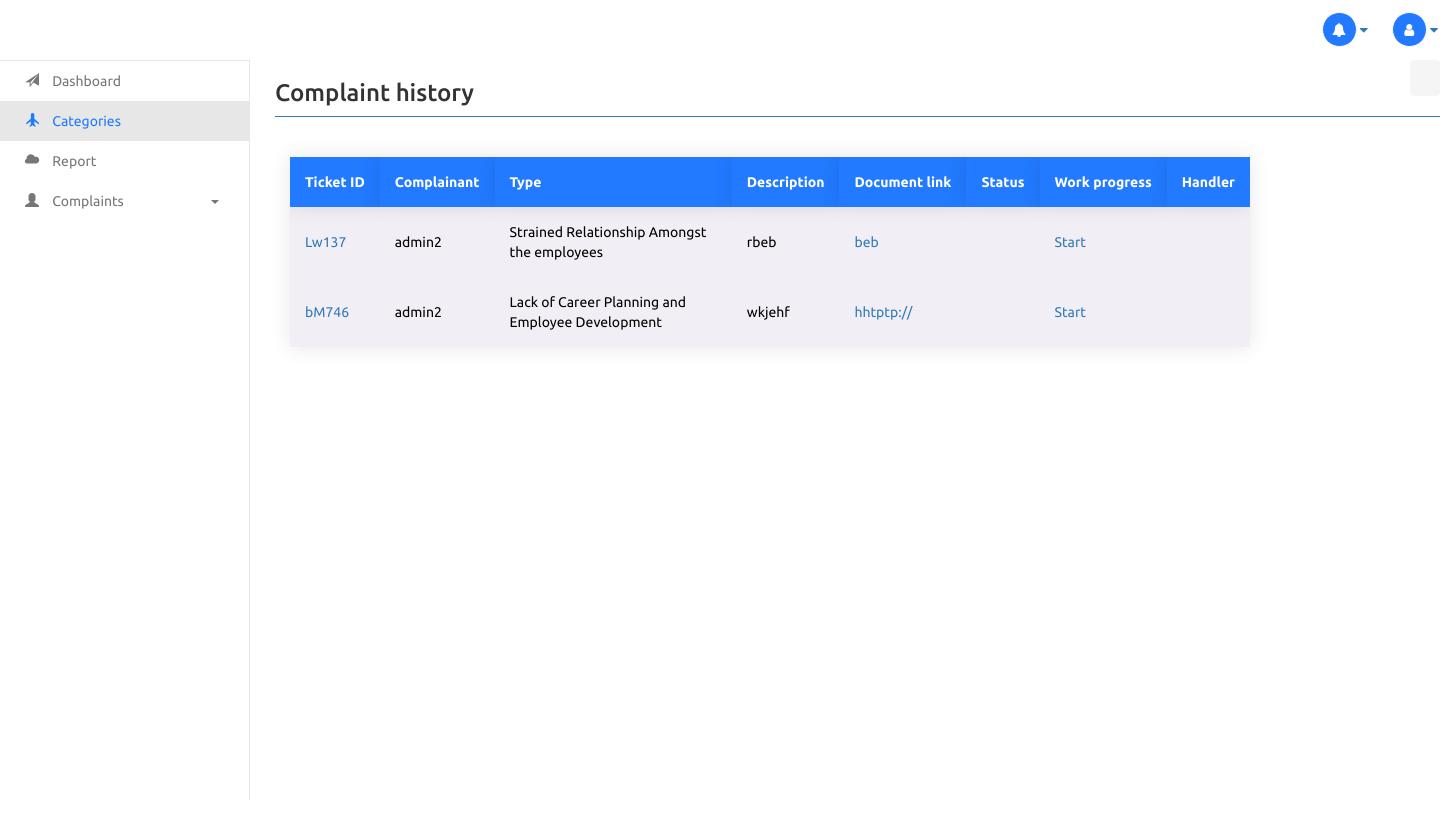
Page /emppending/ on the committed database.
### base/models.py (models this page shows, shortened)
class Complaint(models.Model):
    ticketid = models.CharField(primary_key=True,max_length=20)
    complainant = models.ForeignKey(User, on_delete = models.SET_NULL,null=True)
    type = models.CharField(max_length=50)
    subject = models.CharField(max_length=100)
    desc = models.CharField(max_length=1000)
    docLink = models.CharField(max_length=1000)
    handler = models.CharField(max_length=30)
    status = models.CharField(max_length=50, blank=True)
    created = models.DateTimeField(auto_now_add=True)

class User(AbstractUser):
    is_user = models.BooleanField('Is user',default=False)
    is_employee = models.BooleanField('Is employee',default=False)
    is_admin = models.BooleanField('Is admin',default=False)

### base/views.py (the view)
# urls.py: path('emppending/',views.emppending,name="emppending"),
def emppending(request):
    comp=Complaint.objects.all()
    return render(request,'base/emppending.html',{'comp':comp})

### base/templates/base/emppending.html (shortened to what this page needs)
<!DOCTYPE html>
<html lang="en">
{% load static %}
<head>
  <link rel='stylesheet' href='https://maxcdn.bootstrapcdn.com/bootstrap/3.3.7/css/bootstrap.min.css'>
  <link rel='stylesheet' href='https://maxcdn.bootstrapcdn.com/font-awesome/4.7.0/css/font-awesome.min.css'>
  <link rel='stylesheet' href='https://morrisjs.github.io/morris.js/css/morris.css'>
  <link rel="stylesheet" href="{% static 'styles/emp.css' %}">
</head>
<body>
  <body>
    <div class="">
      <header class="navbar-fixed-top">
        <div class="row">
          <div class="container-fluid" style="background-color: white;">
            <div class="pull-left">
              <div class="pull-left logo text-center">
              </div>
            </div>
            <div class="pull-right">
              <div class="marr20">
                <ul class="nav navbar-top-links navbar-right">
                  <li class="dropdown bell">
                    <a aria-expanded="false" class="dropdown-toggle" data-toggle="dropdown" href="#"><i
                        class="fa fa-bell fa-fw"></i> <i class="fa fa-caret-down"></i></a>
                  </li>
                  <li class="dropdown user">
                    <a aria-expanded="false" class="dropdown-toggle" data-toggle="dropdown" href="#"><i
                        class="fa fa-user fa-fw"></i> <i class="fa fa-caret-down"></i></a>
                  </li>
                </ul>
              </div>
            </div>
          </div>
        </div>
      </header>
      <div class="wrap">
        <div class="side-menu" style="background-color: white;">
          <nav class="navbar navbar-default" role="navigation">
            <div class="side-menu-container">
              <ul class="nav navbar-nav" style="background-color:white">
                <li>
                  <a href="{% url 'empdash' %}"><span class="glyphicon glyphicon-send"></span> Dashboard</a>
                </li>
                <li class="active">
                  <a href="{% url 'empcat' %}"><span class="glyphicon glyphicon-plane"></span> Categories</a>
                </li>
                <li>
                  <a href="#"><span class="glyphicon glyphicon-cloud"></span> Report </a>
                </li>
                <li class="panel panel-default" id="dropdown">
                  <a data-toggle="collapse" href="#dropdown-lvl1"><span class="glyphicon glyphicon-user"></span> Complaints <span class="caret"></span></a>
                </li>
              </ul>
            </div>
          </nav>
      </div>
      <div class="container-fluid">
        <div class="side-body">
          <div class="page-title-box">
            <h3 class="page-title pull-left">Complaint history</h3>
            <ol class="breadcrumb pull-right">
            </ol>
            <div class="clearfix"></div>
          </div>
          <div class="container">
            <table>
              <thead>
                <tr>
                  <th>Ticket ID</th>
                  <th>Complainant</th>
                  <th>Type</th>
                  <th>Description</th>
                  <th>Document link</th>
                  <th>Status</th>
                  <th>Work progress</th>
                  <th>Handler</th>
                </tr>
              </thead>
              <tbody>
                {% for data in comp %}
                {% if data.status == '' %}
                <tr>
                  <td><a href="{% url 'comment' data.ticketid %}" style="cursor:pointer">{{data.ticketid}}</a></td>
                  <td>{{data.complainant}}</td>
                  <td>{{data.type}}</td>
                  <td>{{data.desc}}</td>
                  <td><a style="cursor:pointer">{{data.docLink}}</a></td>
                  <td>{{data.status}}</td>
                  {% if data.handler == '' %}
                  <td><a href="{% url 'assign' data.ticketid %}" style="cursor:pointer">Start</a></td>
                  {% else %}
                  <td>Started working</td>
                  {% endif %}
                  <td>{{data.handler}}</td>
                </tr>
                {% else %}
                <p>  </p>
                {% endif %}
                {% endfor %}
              </tbody>
            </table>
          </div>
          <div class="row">
            <div class="col-lg-10 col-sm-10">
              <div class="row">
                <div class="panel-heading">
                  <div class="row">
                    <div class="col-xs-9">
                    </div>
                  </div>
                </div>
              </div>
            </div>
          </div>
        </div>
  </body>
</body>
</html>

### static/styles/emp.css (style rules this page uses)
html { height:100%; }
body { font-family: 'Ubuntu', sans-serif; min-height: 100%; overflow-x:hidden ; }
.wrap { margin-top: 60px; }
.side-menu { position: fixed; width: 250px; height: 100%; background-color: #ffffff; border-right: 1px solid #e7e7e7; transition: all 0.5s ease-in-out; height: calc(100vh - 60px); overflow-y: auto; overflow-x: hidden; }
.side-menu .navbar { border: none; }
.side-menu .navbar-nav .active a { margin-right: -1px; transition: all 0.4s ease-in; color: #217AFF; }
.side-menu .navbar-nav li { display: block; width: 100%; }
.side-menu .navbar-nav li a { padding: 10px 25px; }
.side-menu .navbar-nav li a .glyphicon { padding-right: 10px; }
.side-menu #dropdown { border: 0; margin-bottom: 0; border-radius: 0; background-color: transparent; box-shadow: none; }
.side-menu #dropdown .caret { float: right; margin: 9px 5px 0; }
.side-body { margin-left: 260px; margin-bottom: 60px; transition: all 0.5s ease-in-out; }
.navbar-nav { margin:0; }
.nav>li { float:left; }
.nav>li>a { padding: 12px; }
.navbar-right .fa-fw { border: 1px solid; width: 35px; border-radius: 50%; height: 35px; line-height: 35px; color: #fff; }
.bell .fa-fw { background-color: #217AFF; }
.user .fa-fw { background-color: #217AFF; }
.panel-heading { color:#fff; }
header { height: 60px; background-color: #f8f8f8; padding: 0; border-bottom: 1px solid #e7e7e7; }
.logo { background-color: white; width:250px; height:60px; line-height: 60px; transition: all 0.5s ease-in; }
.page-title-box { border-bottom: 1px solid #337ab7; margin-bottom: 30px; }
table th { white-space: nowrap; }
.marr20 { margin-right: 20px; }
table { width: 960px; border-collapse: collapse; overflow: hidden; box-shadow: 0 0 20px rgba(0, 0, 0, 0.1); }
th, td { padding: 15px; box-shadow: 0 0 20px rgba(0, 0, 0, 0.1); color: #000000; }
th { text-align: left; }
thead th { color:white; background-color:#217AFF; }
tbody td { position: relative; }
tbody td:before { content: ""; position: absolute; left: 0; right: 0; top: -9999px; bottom: -9999px; background-color: #f1eff5; z-index: -1; }
::placeholder { font-family:"Poppins", sans-serif; }

### rows in the picture
Complaint: ticketid "Lw137", complainant "admin2", type "Strained Relationship Amongst the employees", desc "rbeb", docLink "beb", handler "Start"
Complaint: ticketid "bM746", complainant "admin2", type "Lack of Career Planning and Employee Development", desc "wkjehf", docLink "hhtptp://", handler "Start"
